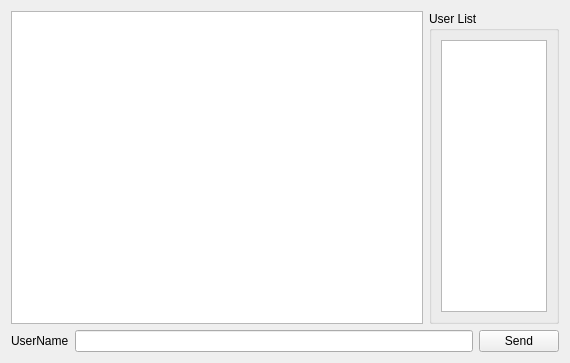
<?xml version="1.0" encoding="UTF-8"?>
<ui version="4.0">
 <class>Dialog</class>
 <widget class="QDialog" name="Dialog">
  <property name="geometry">
   <rect>
    <x>0</x>
    <y>0</y>
    <width>570</width>
    <height>363</height>
   </rect>
  </property>
  <property name="windowTitle">
   <string>Chat Room - JSON-RPC</string>
  </property>
  <layout class="QVBoxLayout" name="verticalLayout">
   <item>
    <layout class="QHBoxLayout" name="horizontalLayout_2">
     <item>
      <widget class="QListWidget" name="lstChat">
       <property name="editTriggers">
        <set>QAbstractItemView::NoEditTriggers</set>
       </property>
       <property name="showDropIndicator" stdset="0">
        <bool>false</bool>
       </property>
       <property name="alternatingRowColors">
        <bool>false</bool>
       </property>
       <property name="selectionMode">
        <enum>QAbstractItemView::NoSelection</enum>
       </property>
       <property name="verticalScrollMode">
        <enum>QAbstractItemView::ScrollPerPixel</enum>
       </property>
       <property name="wordWrap">
        <bool>true</bool>
       </property>
       <property name="selectionRectVisible">
        <bool>true</bool>
       </property>
      </widget>
     </item>
     <item>
      <widget class="QGroupBox" name="groupBox">
       <property name="sizePolicy">
        <sizepolicy hsizetype="Expanding" vsizetype="Preferred">
         <horstretch>0</horstretch>
         <verstretch>0</verstretch>
        </sizepolicy>
       </property>
       <property name="maximumSize">
        <size>
         <width>130</width>
         <height>16777215</height>
        </size>
       </property>
       <property name="title">
        <string>User List</string>
       </property>
       <layout class="QVBoxLayout" name="verticalLayout_2">
        <item>
         <widget class="QListWidget" name="lstUsers">
          <property name="alternatingRowColors">
           <bool>true</bool>
          </property>
         </widget>
        </item>
       </layout>
      </widget>
     </item>
    </layout>
   </item>
   <item>
    <layout class="QHBoxLayout" name="horizontalLayout">
     <item>
      <widget class="QLabel" name="lblUser">
       <property name="text">
        <string>UserName</string>
       </property>
      </widget>
     </item>
     <item>
      <widget class="QLineEdit" name="txtSend"/>
     </item>
     <item>
      <widget class="QPushButton" name="btnSend">
       <property name="text">
        <string>Send</string>
       </property>
       <property name="autoDefault">
        <bool>false</bool>
       </property>
      </widget>
     </item>
    </layout>
   </item>
  </layout>
 </widget>
 <tabstops>
  <tabstop>txtSend</tabstop>
  <tabstop>lstUsers</tabstop>
  <tabstop>lstChat</tabstop>
  <tabstop>btnSend</tabstop>
 </tabstops>
 <resources/>
 <connections>
  <connection>
   <sender>txtSend</sender>
   <signal>returnPressed()</signal>
   <receiver>btnSend</receiver>
   <slot>click()</slot>
   <hints>
    <hint type="sourcelabel">
     <x>185</x>
     <y>338</y>
    </hint>
    <hint type="destinationlabel">
     <x>407</x>
     <y>342</y>
    </hint>
   </hints>
  </connection>
 </connections>
</ui>
